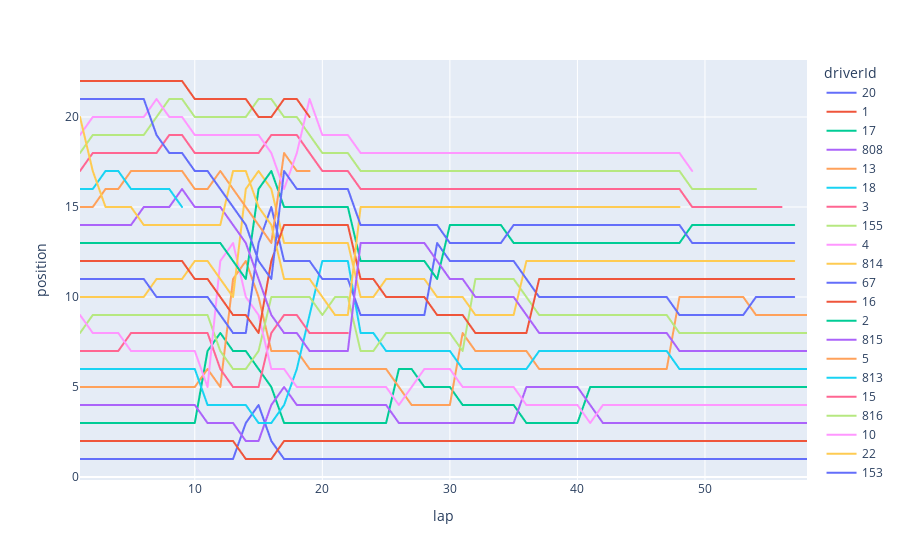

Write notebook code for a chart like this one.
### Code cell
df = df.astype({'driverId':'object'})

fig = px.line(df, x="lap", y="position", color='driverId')

fig.show()

### Figure 1 — Plotly figure (JSON) as saved in the notebook; plotly's stock layout.template omitted (floating-point values rounded to 4 significant figures)
{"data": [{"hovertemplate": "driverId=20<br>lap=%{x}<br>position=%{y}<extra></extra>", "legendgroup": "20", "line": {"color": "#636efa", "dash": "solid"}, "marker": {"symbol": "circle"}, "mode": "lines", "name": "20", "showlegend": true, "type": "scattergl", "x": [1, 2, 3, 4, 5, 6, 7, 8, 9, 10, 11, 12, 13, 14, 15, 16, 17, 18, 19, 20, 21, 22, 23, 24, 25, 26, 27, 28, 29, 30, 31, 32, 33, 34, 35, 36, 37, 38, 39, 40, 41, 42, 43, 44, 45, 46, 47, 48, 49, 50, 51, 52, 53, 54, 55, 56, 57, 58], "xaxis": "x", "y": [1, 1, 1, 1, 1, 1, 1, 1, 1, 1, 1, 1, 1, 3, 4, 2, 1, 1, 1, 1, 1, 1, 1, 1, 1, 1, 1, 1, 1, 1, 1, 1, 1, 1, 1, 1, 1, 1, 1, 1, 1, 1, 1, 1, 1, 1, 1, 1, 1, 1, 1, 1, 1, 1, 1, 1, 1, 1], "yaxis": "y"}, {"hovertemplate": "driverId=1<br>lap=%{x}<br>position=%{y}<extra></extra>", "legendgroup": "1", "line": {"color": "#EF553B", "dash": "solid"}, "marker": {"symbol": "circle"}, "mode": "lines", "name": "1", "showlegend": true, "type": "scattergl", "x": [1, 2, 3, 4, 5, 6, 7, 8, 9, 10, 11, 12, 13, 14, 15, 16, 17, 18, 19, 20, 21, 22, 23, 24, 25, 26, 27, 28, 29, 30, 31, 32, 33, 34, 35, 36, 37, 38, 39, 40, 41, 42, 43, 44, 45, 46, 47, 48, 49, 50, 51, 52, 53, 54, 55, 56, 57, 58], "xaxis": "x", "y": [2, 2, 2, 2, 2, 2, 2, 2, 2, 2, 2, 2, 2, 1, 1, 1, 2, 2, 2, 2, 2, 2, 2, 2, 2, 2, 2, 2, 2, 2, 2, 2, 2, 2, 2, 2, 2, 2, 2, 2, 2, 2, 2, 2, 2, 2, 2, 2, 2, 2, 2, 2, 2, 2, 2, 2, 2, 2], "yaxis": "y"}, {"hovertemplate": "driverId=17<br>lap=%{x}<br>position=%{y}<extra></extra>", "legendgroup": "17", "line": {"color": "#00cc96", "dash": "solid"}, "marker": {"symbol": "circle"}, "mode": "lines", "name": "17", "showlegend": true, "type": "scattergl", "x": [1, 2, 3, 4, 5, 6, 7, 8, 9, 10, 11, 12, 13, 14, 15, 16, 17, 18, 19, 20, 21, 22, 23, 24, 25, 26, 27, 28, 29, 30, 31, 32, 33, 34, 35, 36, 37, 38, 39, 40, 41, 42, 43, 44, 45, 46, 47, 48, 49, 50, 51, 52, 53, 54, 55, 56, 57, 58], "xaxis": "x", "y": [3, 3, 3, 3, 3, 3, 3, 3, 3, 3, 7, 8, 7, 7, 6, 5, 3, 3, 3, 3, 3, 3, 3, 3, 3, 6, 6, 5, 5, 5, 4, 4, 4, 4, 4, 3, 3, 3, 3, 3, 5, 5, 5, 5, 5, 5, 5, 5, 5, 5, 5, 5, 5, 5, 5, 5, 5, 5], "yaxis": "y"}, {"hovertemplate": "driverId=808<br>lap=%{x}<br>position=%{y}<extra></extra>", "legendgroup": "808", "line": {"color": "#ab63fa", "dash": "solid"}, "marker": {"symbol": "circle"}, "mode": "lines", "name": "808", "showlegend": true, "type": "scattergl", "x": [1, 2, 3, 4, 5, 6, 7, 8, 9, 10, 11, 12, 13, 14, 15, 16, 17, 18, 19, 20, 21, 22, 23, 24, 25, 26, 27, 28, 29, 30, 31, 32, 33, 34, 35, 36, 37, 38, 39, 40, 41, 42, 43, 44, 45, 46, 47, 48, 49, 50, 51, 52, 53, 54, 55, 56, 57, 58], "xaxis": "x", "y": [4, 4, 4, 4, 4, 4, 4, 4, 4, 4, 3, 3, 3, 2, 2, 4, 5, 4, 4, 4, 4, 4, 4, 4, 4, 3, 3, 3, 3, 3, 3, 3, 3, 3, 3, 5, 5, 5, 5, 5, 4, 3, 3, 3, 3, 3, 3, 3, 3, 3, 3, 3, 3, 3, 3, 3, 3, 3], "yaxis": "y"}, {"hovertemplate": "driverId=13<br>lap=%{x}<br>position=%{y}<extra></extra>", "legendgroup": "13", "line": {"color": "#FFA15A", "dash": "solid"}, "marker": {"symbol": "circle"}, "mode": "lines", "name": "13", "showlegend": true, "type": "scattergl", "x": [1, 2, 3, 4, 5, 6, 7, 8, 9, 10, 11, 12, 13, 14, 15, 16, 17, 18, 19, 20, 21, 22, 23, 24, 25, 26, 27, 28, 29, 30, 31, 32, 33, 34, 35, 36, 37, 38, 39, 40, 41, 42, 43, 44, 45, 46, 47, 48, 49, 50, 51, 52, 53, 54, 55, 56, 57, 58], "xaxis": "x", "y": [5, 5, 5, 5, 5, 5, 5, 5, 5, 5, 6, 5, 11, 12, 10, 7, 7, 7, 6, 6, 6, 6, 6, 6, 6, 5, 4, 4, 4, 4, 8, 7, 7, 7, 7, 7, 6, 6, 6, 6, 6, 6, 6, 6, 6, 6, 6, 10, 10, 10, 10, 10, 10, 9, 9, 9, 9, 9], "yaxis": "y"}, {"hovertemplate": "driverId=18<br>lap=%{x}<br>position=%{y}<extra></extra>", "legendgroup": "18", "line": {"color": "#19d3f3", "dash": "solid"}, "marker": {"symbol": "circle"}, "mode": "lines", "name": "18", "showlegend": true, "type": "scattergl", "x": [1, 2, 3, 4, 5, 6, 7, 8, 9, 10, 11, 12, 13, 14, 15, 16, 17, 18, 19, 20, 21, 22, 23, 24, 25, 26, 27, 28, 29, 30, 31, 32, 33, 34, 35, 36, 37, 38, 39, 40, 41, 42, 43, 44, 45, 46, 47, 48, 49, 50, 51, 52, 53, 54, 55, 56, 57, 58], "xaxis": "x", "y": [6, 6, 6, 6, 6, 6, 6, 6, 6, 6, 4, 4, 4, 4, 3, 3, 4, 6, 9, 12, 12, 12, 8, 8, 7, 7, 7, 7, 7, 7, 6, 6, 6, 6, 6, 6, 7, 7, 7, 7, 7, 7, 7, 7, 7, 7, 7, 6, 6, 6, 6, 6, 6, 6, 6, 6, 6, 6], "yaxis": "y"}, {"hovertemplate": "driverId=3<br>lap=%{x}<br>position=%{y}<extra></extra>", "legendgroup": "3", "line": {"color": "#FF6692", "dash": "solid"}, "marker": {"symbol": "circle"}, "mode": "lines", "name": "3", "showlegend": true, "type": "scattergl", "x": [1, 2, 3, 4, 5, 6, 7, 8, 9, 10, 11, 12, 13, 14, 15, 16, 17, 18, 19, 20, 21, 22], "xaxis": "x", "y": [7, 7, 7, 7, 8, 8, 8, 8, 8, 8, 8, 6, 5, 5, 5, 8, 9, 9, 8, 8, 8, 8], "yaxis": "y"}, {"hovertemplate": "driverId=155<br>lap=%{x}<br>position=%{y}<extra></extra>", "legendgroup": "155", "line": {"color": "#B6E880", "dash": "solid"}, "marker": {"symbol": "circle"}, "mode": "lines", "name": "155", "showlegend": true, "type": "scattergl", "x": [1, 2, 3, 4, 5, 6, 7, 8, 9, 10, 11, 12, 13, 14, 15, 16, 17, 18, 19, 20, 21, 22, 23, 24, 25, 26, 27, 28, 29, 30, 31, 32, 33, 34, 35, 36, 37, 38, 39, 40, 41, 42, 43, 44, 45, 46, 47, 48, 49, 50, 51, 52, 53, 54, 55, 56, 57, 58], "xaxis": "x", "y": [8, 9, 9, 9, 9, 9, 9, 9, 9, 9, 9, 7, 6, 6, 7, 10, 10, 10, 10, 9, 10, 10, 7, 7, 8, 8, 8, 8, 8, 8, 7, 11, 11, 11, 11, 10, 9, 9, 9, 9, 9, 9, 9, 9, 9, 9, 9, 8, 8, 8, 8, 8, 8, 8, 8, 8, 8, 8], "yaxis": "y"}, {"hovertemplate": "driverId=4<br>lap=%{x}<br>position=%{y}<extra></extra>", "legendgroup": "4", "line": {"color": "#FF97FF", "dash": "solid"}, "marker": {"symbol": "circle"}, "mode": "lines", "name": "4", "showlegend": true, "type": "scattergl", "x": [1, 2, 3, 4, 5, 6, 7, 8, 9, 10, 11, 12, 13, 14, 15, 16, 17, 18, 19, 20, 21, 22, 23, 24, 25, 26, 27, 28, 29, 30, 31, 32, 33, 34, 35, 36, 37, 38, 39, 40, 41, 42, 43, 44, 45, 46, 47, 48, 49, 50, 51, 52, 53, 54, 55, 56, 57, 58], "xaxis": "x", "y": [9, 8, 8, 8, 7, 7, 7, 7, 7, 7, 5, 12, 13, 10, 9, 6, 6, 5, 5, 5, 5, 5, 5, 5, 5, 4, 5, 6, 6, 6, 5, 5, 5, 5, 5, 4, 4, 4, 4, 4, 3, 4, 4, 4, 4, 4, 4, 4, 4, 4, 4, 4, 4, 4, 4, 4, 4, 4], "yaxis": "y"}, {"hovertemplate": "driverId=814<br>lap=%{x}<br>position=%{y}<extra></extra>", "legendgroup": "814", "line": {"color": "#FECB52", "dash": "solid"}, "marker": {"symbol": "circle"}, "mode": "lines", "name": "814", "showlegend": true, "type": "scattergl", "x": [1, 2, 3, 4, 5, 6, 7, 8, 9, 10, 11, 12, 13, 14, 15, 16, 17, 18, 19, 20, 21, 22, 23, 24, 25, 26, 27, 28, 29, 30, 31, 32, 33, 34, 35, 36, 37, 38, 39, 40, 41, 42, 43, 44, 45, 46, 47, 48, 49, 50, 51, 52, 53, 54, 55, 56, 57], "xaxis": "x", "y": [10, 10, 10, 10, 10, 10, 11, 11, 11, 12, 12, 11, 10, 16, 17, 16, 13, 13, 13, 13, 13, 13, 10, 10, 11, 11, 11, 11, 10, 10, 10, 9, 9, 9, 9, 12, 12, 12, 12, 12, 12, 12, 12, 12, 12, 12, 12, 12, 12, 12, 12, 12, 12, 12, 12, 12, 12], "yaxis": "y"}, {"hovertemplate": "driverId=67<br>lap=%{x}<br>position=%{y}<extra></extra>", "legendgroup": "67", "line": {"color": "#636efa", "dash": "solid"}, "marker": {"symbol": "circle"}, "mode": "lines", "name": "67", "showlegend": true, "type": "scattergl", "x": [1, 2, 3, 4, 5, 6, 7, 8, 9, 10, 11, 12, 13, 14, 15, 16, 17, 18, 19, 20, 21, 22, 23, 24, 25, 26, 27, 28, 29, 30, 31, 32, 33, 34, 35, 36, 37, 38, 39, 40, 41, 42, 43, 44, 45, 46, 47, 48, 49, 50, 51, 52, 53, 54, 55, 56, 57], "xaxis": "x", "y": [11, 11, 11, 11, 11, 11, 10, 10, 10, 10, 10, 9, 8, 8, 13, 15, 12, 12, 12, 11, 11, 11, 9, 9, 9, 9, 9, 9, 13, 12, 12, 12, 12, 12, 12, 11, 10, 10, 10, 10, 10, 10, 10, 10, 10, 10, 10, 9, 9, 9, 9, 9, 9, 10, 10, 10, 10], "yaxis": "y"}, {"hovertemplate": "driverId=16<br>lap=%{x}<br>position=%{y}<extra></extra>", "legendgroup": "16", "line": {"color": "#EF553B", "dash": "solid"}, "marker": {"symbol": "circle"}, "mode": "lines", "name": "16", "showlegend": true, "type": "scattergl", "x": [1, 2, 3, 4, 5, 6, 7, 8, 9, 10, 11, 12, 13, 14, 15, 16, 17, 18, 19, 20, 21, 22, 23, 24, 25, 26, 27, 28, 29, 30, 31, 32, 33, 34, 35, 36, 37, 38, 39, 40, 41, 42, 43, 44, 45, 46, 47, 48, 49, 50, 51, 52, 53, 54, 55, 56, 57], "xaxis": "x", "y": [12, 12, 12, 12, 12, 12, 12, 12, 12, 11, 11, 10, 9, 9, 8, 12, 14, 14, 14, 14, 14, 14, 11, 11, 10, 10, 10, 10, 9, 9, 9, 8, 8, 8, 8, 8, 11, 11, 11, 11, 11, 11, 11, 11, 11, 11, 11, 11, 11, 11, 11, 11, 11, 11, 11, 11, 11], "yaxis": "y"}, {"hovertemplate": "driverId=2<br>lap=%{x}<br>position=%{y}<extra></extra>", "legendgroup": "2", "line": {"color": "#00cc96", "dash": "solid"}, "marker": {"symbol": "circle"}, "mode": "lines", "name": "2", "showlegend": true, "type": "scattergl", "x": [1, 2, 3, 4, 5, 6, 7, 8, 9, 10, 11, 12, 13, 14, 15, 16, 17, 18, 19, 20, 21, 22, 23, 24, 25, 26, 27, 28, 29, 30, 31, 32, 33, 34, 35, 36, 37, 38, 39, 40, 41, 42, 43, 44, 45, 46, 47, 48, 49, 50, 51, 52, 53, 54, 55, 56, 57], "xaxis": "x", "y": [13, 13, 13, 13, 13, 13, 13, 13, 13, 13, 13, 13, 12, 11, 16, 17, 15, 15, 15, 15, 15, 15, 12, 12, 12, 12, 12, 12, 11, 14, 14, 14, 14, 14, 13, 13, 13, 13, 13, 13, 13, 13, 13, 13, 13, 13, 13, 13, 14, 14, 14, 14, 14, 14, 14, 14, 14], "yaxis": "y"}, {"hovertemplate": "driverId=815<br>lap=%{x}<br>position=%{y}<extra></extra>", "legendgroup": "815", "line": {"color": "#ab63fa", "dash": "solid"}, "marker": {"symbol": "circle"}, "mode": "lines", "name": "815", "showlegend": true, "type": "scattergl", "x": [1, 2, 3, 4, 5, 6, 7, 8, 9, 10, 11, 12, 13, 14, 15, 16, 17, 18, 19, 20, 21, 22, 23, 24, 25, 26, 27, 28, 29, 30, 31, 32, 33, 34, 35, 36, 37, 38, 39, 40, 41, 42, 43, 44, 45, 46, 47, 48, 49, 50, 51, 52, 53, 54, 55, 56, 57, 58], "xaxis": "x", "y": [14, 14, 14, 14, 14, 15, 15, 15, 16, 15, 15, 15, 14, 13, 11, 9, 8, 8, 7, 7, 7, 7, 13, 13, 13, 13, 13, 13, 12, 11, 11, 10, 10, 10, 10, 9, 8, 8, 8, 8, 8, 8, 8, 8, 8, 8, 8, 7, 7, 7, 7, 7, 7, 7, 7, 7, 7, 7], "yaxis": "y"}, {"hovertemplate": "driverId=5<br>lap=%{x}<br>position=%{y}<extra></extra>", "legendgroup": "5", "line": {"color": "#FFA15A", "dash": "solid"}, "marker": {"symbol": "circle"}, "mode": "lines", "name": "5", "showlegend": true, "type": "scattergl", "x": [1, 2, 3, 4, 5, 6, 7, 8, 9, 10, 11, 12, 13, 14, 15, 16, 17, 18, 19], "xaxis": "x", "y": [15, 15, 16, 16, 17, 17, 17, 17, 17, 16, 16, 17, 16, 15, 14, 13, 18, 17, 17], "yaxis": "y"}, {"hovertemplate": "driverId=813<br>lap=%{x}<br>position=%{y}<extra></extra>", "legendgroup": "813", "line": {"color": "#19d3f3", "dash": "solid"}, "marker": {"symbol": "circle"}, "mode": "lines", "name": "813", "showlegend": true, "type": "scattergl", "x": [1, 2, 3, 4, 5, 6, 7, 8, 9], "xaxis": "x", "y": [16, 16, 17, 17, 16, 16, 16, 16, 15], "yaxis": "y"}, {"hovertemplate": "driverId=15<br>lap=%{x}<br>position=%{y}<extra></extra>", "legendgroup": "15", "line": {"color": "#FF6692", "dash": "solid"}, "marker": {"symbol": "circle"}, "mode": "lines", "name": "15", "showlegend": true, "type": "scattergl", "x": [1, 2, 3, 4, 5, 6, 7, 8, 9, 10, 11, 12, 13, 14, 15, 16, 17, 18, 19, 20, 21, 22, 23, 24, 25, 26, 27, 28, 29, 30, 31, 32, 33, 34, 35, 36, 37, 38, 39, 40, 41, 42, 43, 44, 45, 46, 47, 48, 49, 50, 51, 52, 53, 54, 55, 56], "xaxis": "x", "y": [17, 18, 18, 18, 18, 18, 18, 19, 19, 18, 18, 18, 18, 18, 18, 19, 19, 19, 18, 17, 17, 17, 16, 16, 16, 16, 16, 16, 16, 16, 16, 16, 16, 16, 16, 16, 16, 16, 16, 16, 16, 16, 16, 16, 16, 16, 16, 16, 15, 15, 15, 15, 15, 15, 15, 15], "yaxis": "y"}, {"hovertemplate": "driverId=816<br>lap=%{x}<br>position=%{y}<extra></extra>", "legendgroup": "816", "line": {"color": "#B6E880", "dash": "solid"}, "marker": {"symbol": "circle"}, "mode": "lines", "name": "816", "showlegend": true, "type": "scattergl", "x": [1, 2, 3, 4, 5, 6, 7, 8, 9, 10, 11, 12, 13, 14, 15, 16, 17, 18, 19, 20, 21, 22, 23, 24, 25, 26, 27, 28, 29, 30, 31, 32, 33, 34, 35, 36, 37, 38, 39, 40, 41, 42, 43, 44, 45, 46, 47, 48, 49, 50, 51, 52, 53, 54], "xaxis": "x", "y": [18, 19, 19, 19, 19, 19, 20, 21, 21, 20, 20, 20, 20, 20, 21, 21, 20, 20, 19, 18, 18, 18, 17, 17, 17, 17, 17, 17, 17, 17, 17, 17, 17, 17, 17, 17, 17, 17, 17, 17, 17, 17, 17, 17, 17, 17, 17, 17, 16, 16, 16, 16, 16, 16], "yaxis": "y"}, {"hovertemplate": "driverId=10<br>lap=%{x}<br>position=%{y}<extra></extra>", "legendgroup": "10", "line": {"color": "#FF97FF", "dash": "solid"}, "marker": {"symbol": "circle"}, "mode": "lines", "name": "10", "showlegend": true, "type": "scattergl", "x": [1, 2, 3, 4, 5, 6, 7, 8, 9, 10, 11, 12, 13, 14, 15, 16, 17, 18, 19, 20, 21, 22, 23, 24, 25, 26, 27, 28, 29, 30, 31, 32, 33, 34, 35, 36, 37, 38, 39, 40, 41, 42, 43, 44, 45, 46, 47, 48, 49], "xaxis": "x", "y": [19, 20, 20, 20, 20, 20, 21, 20, 20, 19, 19, 19, 19, 19, 19, 18, 16, 18, 21, 19, 19, 19, 18, 18, 18, 18, 18, 18, 18, 18, 18, 18, 18, 18, 18, 18, 18, 18, 18, 18, 18, 18, 18, 18, 18, 18, 18, 18, 17], "yaxis": "y"}, {"hovertemplate": "driverId=22<br>lap=%{x}<br>position=%{y}<extra></extra>", "legendgroup": "22", "line": {"color": "#FECB52", "dash": "solid"}, "marker": {"symbol": "circle"}, "mode": "lines", "name": "22", "showlegend": true, "type": "scattergl", "x": [1, 2, 3, 4, 5, 6, 7, 8, 9, 10, 11, 12, 13, 14, 15, 16, 17, 18, 19, 20, 21, 22, 23, 24, 25, 26, 27, 28, 29, 30, 31, 32, 33, 34, 35, 36, 37, 38, 39, 40, 41, 42, 43, 44, 45, 46, 47, 48], "xaxis": "x", "y": [20, 17, 15, 15, 15, 14, 14, 14, 14, 14, 14, 14, 17, 17, 15, 14, 11, 11, 11, 10, 9, 9, 15, 15, 15, 15, 15, 15, 15, 15, 15, 15, 15, 15, 15, 15, 15, 15, 15, 15, 15, 15, 15, 15, 15, 15, 15, 15], "yaxis": "y"}, {"hovertemplate": "driverId=153<br>lap=%{x}<br>position=%{y}<extra></extra>", "legendgroup": "153", "line": {"color": "#636efa", "dash": "solid"}, "marker": {"symbol": "circle"}, "mode": "lines", "name": "153", "showlegend": true, "type": "scattergl", "x": [1, 2, 3, 4, 5, 6, 7, 8, 9, 10, 11, 12, 13, 14, 15, 16, 17, 18, 19, 20, 21, 22, 23, 24, 25, 26, 27, 28, 29, 30, 31, 32, 33, 34, 35, 36, 37, 38, 39, 40, 41, 42, 43, 44, 45, 46, 47, 48, 49, 50, 51, 52, 53, 54, 55, 56, 57], "xaxis": "x", "y": [21, 21, 21, 21, 21, 21, 19, 18, 18, 17, 17, 16, 15, 14, 12, 11, 17, 16, 16, 16, 16, 16, 14, 14, 14, 14, 14, 14, 14, 13, 13, 13, 13, 13, 14, 14, 14, 14, 14, 14, 14, 14, 14, 14, 14, 14, 14, 14, 13, 13, 13, 13, 13, 13, 13, 13, 13], "yaxis": "y"}, {"hovertemplate": "driverId=30<br>lap=%{x}<br>position=%{y}<extra></extra>", "legendgroup": "30", "line": {"color": "#EF553B", "dash": "solid"}, "marker": {"symbol": "circle"}, "mode": "lines", "name": "30", "showlegend": true, "type": "scattergl", "x": [1, 2, 3, 4, 5, 6, 7, 8, 9, 10, 11, 12, 13, 14, 15, 16, 17, 18, 19], "xaxis": "x", "y": [22, 22, 22, 22, 22, 22, 22, 22, 22, 21, 21, 21, 21, 21, 20, 20, 21, 21, 20], "yaxis": "y"}], "layout": {"legend": {"title": {"text": "driverId"}, "tracegroupgap": 0}, "margin": {"t": 60}, "xaxis": {"anchor": "y", "domain": [0, 1], "title": {"text": "lap"}}, "yaxis": {"anchor": "x", "domain": [0, 1], "title": {"text": "position"}}}}
